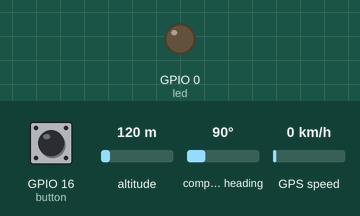
Simulated run of this sketch. Board: ESP8266 (NodeMCU). Shown: output pins drawn as LEDs (lit = HIGH). The test bench sets the inputs (shaded band); at power-on: GPIO 16 (button) LOW, altitude 120 m, compass heading 90°, GPS speed 0 km/h. WiFi joins after 1.5 s; servers stay silent unless stated; the GPS gets a fix after 3 s at 37.7749, -122.4194 with 8 satellites; what the sketch prints to the serial monitor is not drawn.

Above: at 2.7 s.
2.8 s: GPIO 16 (button) pulled HIGH for 1 s
At 4.5 s:
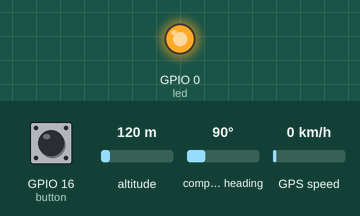
7.8 s: GPIO 16 (button) pulled HIGH for 3.2 s
Timing chart, 0 to 15.4 s (numbered marks = the images above; inputs shaded):
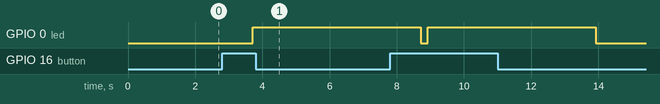

Measured:
- after the input at 2.8 s, GPIO 0 (led): LOW → HIGH after 0.91 s

The sketch:

project_code.ino
```cpp
#include <SoftwareSerial.h>
#include <TinyGPS.h>
#include <ESP8266WiFi.h>
#include <WiFiClientSecure.h>


TinyGPS gps;
SoftwareSerial sgps(5,4);
WiFiClient client;


String MakerIFTTT_Key ;
String MakerIFTTT_Event;
char *append_str(char *here, String s) {  int i=0; while (*here++ = s[i]){i++;};return here-1;}
char *append_ul(char *here, unsigned long u) { char buf[20]; return append_str(here, ultoa(u, buf, 10));}
char post_rqst[256];char *p;char *content_length_here;char *json_start;int compi;
const char* ssid = "suchith";
const char* password = "suchithm";
const char* host = "maker.ifttt.com";
const int httpsPort = 443;
char PIN[14];
int led = 0;     // LED pin
int button = 16; // push button is connected
int temp = 0;    // temporary variable for reading the button pin status


void setup()
{
  Serial.begin(9600);
  pinMode(led, OUTPUT);   // declare LED as output
  pinMode(button, INPUT); // declare push button as input
  sgps.begin(9600);
  randomSeed( analogRead(A0) ); //randomize random seed value
  Serial.println();
  Serial.print("Connecting to ");
  Serial.println(ssid);
  WiFi.begin(ssid, password);
  while (WiFi.status() != WL_CONNECTED)
  {
    delay(500);
    Serial.print(".");
  }
  Serial.println("");
  Serial.println("WiFi connected");
  Serial.println("IP address: ");
  Serial.println(WiFi.localIP());
}


void loop()
{
  while (sgps.available())
  {
    int c = sgps.read();
    if (gps.encode(c))
    {
      float slat,slon;
      gps.f_get_position(&slat, &slon);
      Serial.print("Latitude :");
      Serial.println(slat, 6);
      Serial.print("Longitude:");
      Serial.println(slon, 6);
      temp = digitalRead(button);
      digitalWrite(led, LOW);
      if (temp == HIGH)
      {
        if (client.connect("maker.ifttt.com",80))
        {
          digitalWrite(led, HIGH);
          MakerIFTTT_Key ="XrOJoTMbLRljaQdk2vZI-";
          MakerIFTTT_Event ="noti";
          p = post_rqst;
          p = append_str(p, "POST /trigger/");
          p = append_str(p, MakerIFTTT_Event);
          p = append_str(p, "/with/key/");
          p = append_str(p, MakerIFTTT_Key);
          p = append_str(p, " HTTP/1.1\r\n");
          p = append_str(p, "Host: maker.ifttt.com\r\n");
          p = append_str(p, "Content-Type: application/json\r\n");
          p = append_str(p, "Content-Length: ");
          content_length_here = p;
          p = append_str(p, "NN\r\n");
          p = append_str(p, "\r\n");
          json_start = p;
          p = append_str(p, "{\"value1\":\"");
          p = append_str(p, String(slat,6));
          p = append_str(p, "\",\"value2\":\"");
          p = append_str(p, String(slon,6));
          p = append_str(p, "\",\"value3\":\"");
          p = append_str(p, "");
          p = append_str(p, "\"}");

          compi= strlen(json_start);
          content_length_here[0] = '0' + (compi/10);
          content_length_here[1] = '0' + (compi%10);
          client.print(post_rqst);
          delay(5000);
          digitalWrite(led, LOW);
        }
      }
    }
  }
}
```
